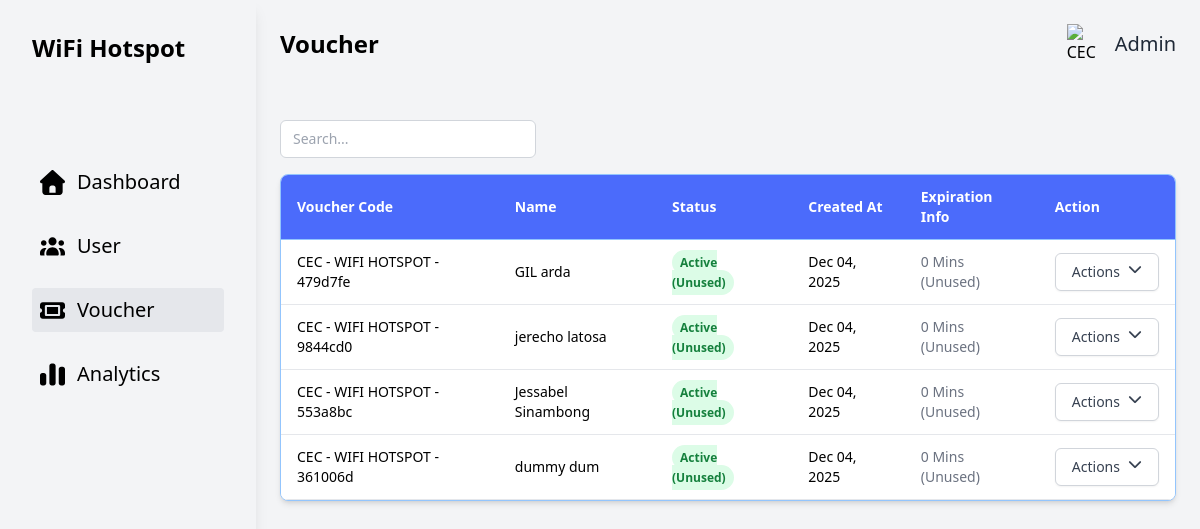
Before: /php/Voucher.php with the older database file.
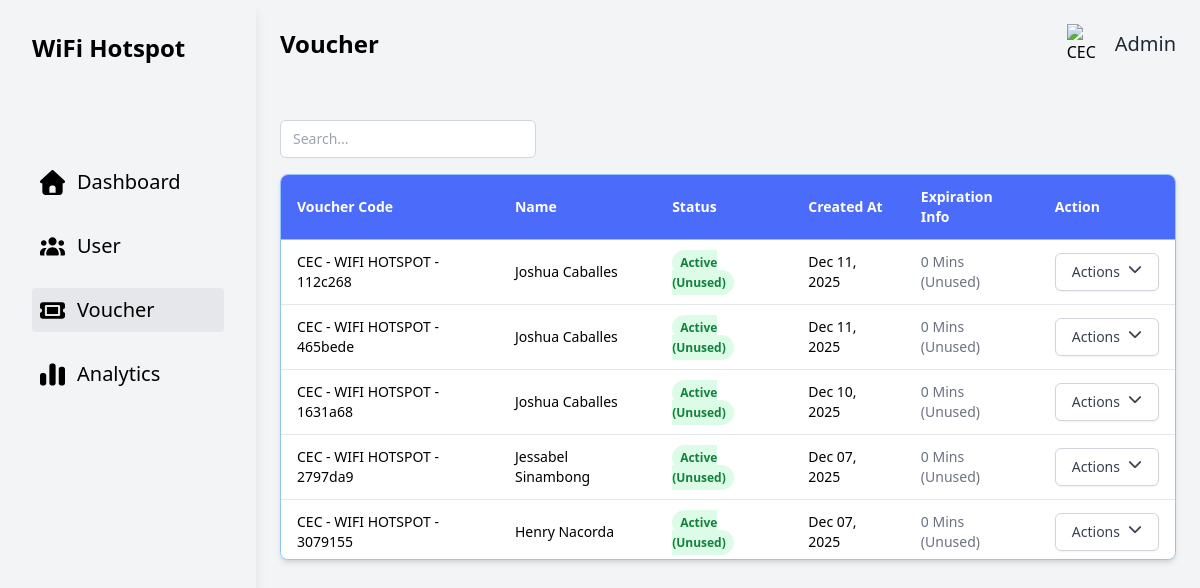
After: the same page with the newer database file.
### tables this page shows
CREATE TABLE `vouchers` (
  `user_profile_id` int(11) NOT NULL,
  `id` int(11) NOT NULL,
  `code` text NOT NULL,
  `used` tinyint(1) NOT NULL DEFAULT 0,
  `created_at` datetime NOT NULL,
  `used_at` datetime DEFAULT NULL,
  `time_limit_minutes` int(11) NOT NULL
);

### php/Voucher.php (the view, shortened to what this page needs)
<?php
require 'db.php';
$sql = "
    SELECT
        v.code,
        v.used,
        v.created_at,
        v.time_limit_minutes,
        v.used_at,
        CONCAT(u.first_name, ' ', u.last_name) AS full_name
    FROM vouchers v
    LEFT JOIN users_profile u
        ON v.user_profile_id = u.user_id
    ORDER BY v.id DESC
";
try {
    $stmt = $pdo->prepare($sql);
    $stmt->execute();
    $vouchers = $stmt->fetchAll(PDO::FETCH_ASSOC);
} catch (PDOException $e) {
    die("Database Error: " . $e->getMessage());
}
function calculate_expiration($voucher)
{
    $start_timestamp = strtotime($voucher['used_at'] ?? $voucher['created_at']);
    $minutes = (int) $voucher['time_limit_minutes'];
    $expiration_timestamp = $start_timestamp + ($minutes * 60);
    if ($voucher['used'] == 1 && time() > $expiration_timestamp) {
        return ['text' => 'Expired', 'class' => 'red'];
    } elseif ($voucher['used'] == 1) {
        return ['text' => date("M d, Y H:i", $expiration_timestamp), 'class' => 'green'];
    } else {
        return ['text' => $minutes . " Mins (Unused)", 'class' => 'gray'];
    }
}
?>
<!DOCTYPE html>
<html lang="en">
<head>
    <link href="https://cdnjs.cloudflare.com/ajax/libs/font-awesome/6.5.2/css/all.min.css" rel="stylesheet">
    <script src="../css/tailwind.css"></script>
</head>
<body class="bg-gray-100">
    <div class="flex">
        <div class="w-64 bg-white-200 h-screen p-8 text-white shadow-lg overflow-y-auto">
            <div class="flex items-center space-x-2 mb-24">
                <h1 class="text-2xl font-semibold text-black">WiFi Hotspot</h1>
            </div>
            <ul class="space-y-5">
                <li>
                    <a href="admindashboard.php" class="flex items-center space-x-3 hover:bg-gray-300 p-2 rounded">
                        <span class="text-black text-xl">Dashboard</span>
                    </a>
                </li>
                <li>
                    <a href="../php/User.php" class="flex items-center space-x-3 hover:bg-gray-300 p-2 rounded">
                        <span class="text-black text-xl">User</span>
                    </a>
                </li>
                <li>
                    <a href="../php/Voucher.php"
                        class="flex items-center space-x-3 hover:bg-gray-300 p-2 rounded bg-gray-200">
                        <span class="text-black text-xl">Voucher</span>
                    </a>
                </li>
                <li>
                    <a href="../php/Analytics.php" class="flex items-center space-x-3 hover:bg-gray-300 p-2 rounded">
                        <span class="text-black text-xl">Analytics</span>
                    </a>
                </li>
            </ul>
        </div>
        <div class="container mx-auto p-6 flex-1">
            <div class="flex justify-between items-center mb-10">
                <h1 class="text-2xl font-semibold text-black">Voucher </h1>
                <div class="flex items-center space-x-2">
                    <img src="../images/ceclogo.png" alt="CEC Logo" class="w-10 h-10 objection-contain">
                    <span class="text-xl text-gray-800">Admin</span>
                </div>
            </div>
            <div class="flex justify-between items-center py-4">
                <input type="text" placeholder="Search..."
                    class="bg-white border border-gray-300 rounded-md px-3 py-2 text-sm w-64 focus:ring-1 focus:ring-blue-600 focus:outline-none">
            </div>
            <div class="bg-white shadow-md rounded-lg overflow-hidden border border-blue-300">
                <div class="overflow-x-auto max-h-96 overflow-y-auto">
                    <table class="min-w-full border-collapse">
                        <thead class="bg-[#4B6BFB] text-white">
                            <tr>
                                <th class="px-4 py-3 text-left text-sm font-semibold border-b border-blue-300">Voucher
                                    Code</th>
                                <th class="px-4 py-3 text-left text-sm font-semibold border-b border-blue-300">Name</th>
                                <th class="px-4 py-3 text-left text-sm font-semibold border-b border-blue-300">Status
                                </th>
                                <th class="px-4 py-3 text-left text-sm font-semibold border-b border-blue-300">Created
                                    At</th>
                                <th class="px-4 py-3 text-left text-sm font-semibold border-b border-blue-300">
                                    Expiration Info</th>
                                <th class="px-4 py-3 text-left text-sm font-semibold border-b border-blue-300">Action
                                </th>
                            </tr>
                        </thead>
                        <tbody class="bg-white">
                            <?php foreach ($vouchers as $v): ?>
                                <tr class="hover:bg-gray-100 border-b border-gray-200">
                                    <td class="px-4 py-3 text-sm font-medium">
                                        <?= htmlspecialchars($v['code']) ?>
                                    </td>
                                    <td class="px-4 py-3 text-sm">
                                        <?= htmlspecialchars($v['full_name'] ?? 'Unknown User') ?>
                                    </td>
                                    <td class="px-4 py-3 text-sm">
                                        <?php if ($v['used'] == 0): ?>
                                            <span
                                                class="bg-green-100 text-green-700 px-2 py-1 rounded-full text-xs font-semibold">
                                                Active (Unused)
                                            </span>
                                        <?php endif; ?>
                                    </td>
                                    <td class="px-4 py-3 text-sm">
                                        <?= date("M d, Y", strtotime($v['created_at'])) ?>
                                    </td>
                                    <td class="px-4 py-3 text-sm">
                                        <?php
                                        $exp_info = calculate_expiration($v);
                                        $color_class = [
                                            'green' => 'text-green-600 font-semibold',
                                            'red' => 'text-red-600 font-bold',
                                            'gray' => 'text-gray-500',
                                        ][$exp_info['class']] ?? 'text-gray-500';
                                        ?>
                                        <span class="<?= $color_class ?>">
                                            <?= $exp_info['text'] ?>
                                        </span>
                                    </td>
                                    <td class="px-4 py-3 text-sm">
                                        <div class="relative inline-block text-left">
                                            <button type="button" onclick="toggleDropdown('<?= $v['code'] ?>')"
                                                class="inline-flex justify-center w-full rounded-md border border-gray-300 shadow-sm px-4 py-2 bg-white text-sm font-medium text-gray-700 hover:bg-gray-50"
                                                aria-expanded="true" aria-haspopup="true">
                                                Actions
                                                <i class="fa-solid fa-chevron-down ml-2"></i>
                                            </button>
                                        </div>
                                    </td>
                                </tr>
                            <?php endforeach; ?>
                        </tbody>
                    </table>
                </div>
            </div>
        </div>
    </div>
</body>
</html>

Changed rows visible on the page:
removed vouchers: code "CEC - WIFI HOTSPOT - 479d7fe", full_name "GIL arda", used "Active (Unused)", created_at "Dec 04, 2025", time_limit_minutes "0 Mins (Unused)"
removed vouchers: code "CEC - WIFI HOTSPOT - 9844cd0", full_name "jerecho latosa", used "Active (Unused)", created_at "Dec 04, 2025", time_limit_minutes "0 Mins (Unused)"
removed vouchers: code "CEC - WIFI HOTSPOT - 553a8bc", full_name "Jessabel Sinambong", used "Active (Unused)", created_at "Dec 04, 2025", time_limit_minutes "0 Mins (Unused)"
removed vouchers: code "CEC - WIFI HOTSPOT - 361006d", full_name "dummy dum", used "Active (Unused)", created_at "Dec 04, 2025", time_limit_minutes "0 Mins (Unused)"
added vouchers: code "CEC - WIFI HOTSPOT - 112c268", full_name "Joshua Caballes", used "Active (Unused)", created_at "Dec 11, 2025", time_limit_minutes "0 Mins (Unused)"
added vouchers: code "CEC - WIFI HOTSPOT - 465bede", full_name "Joshua Caballes", used "Active (Unused)", created_at "Dec 11, 2025", time_limit_minutes "0 Mins (Unused)"
added vouchers: code "CEC - WIFI HOTSPOT - 1631a68", full_name "Joshua Caballes", used "Active (Unused)", created_at "Dec 10, 2025", time_limit_minutes "0 Mins (Unused)"
added vouchers: code "CEC - WIFI HOTSPOT - 2797da9", full_name "Jessabel Sinambong", used "Active (Unused)", created_at "Dec 07, 2025", time_limit_minutes "0 Mins (Unused)"
added vouchers: code "CEC - WIFI HOTSPOT - 3079155", full_name "Henry Nacorda", used "Active (Unused)", created_at "Dec 07, 2025", time_limit_minutes "0 Mins (Unused)"
